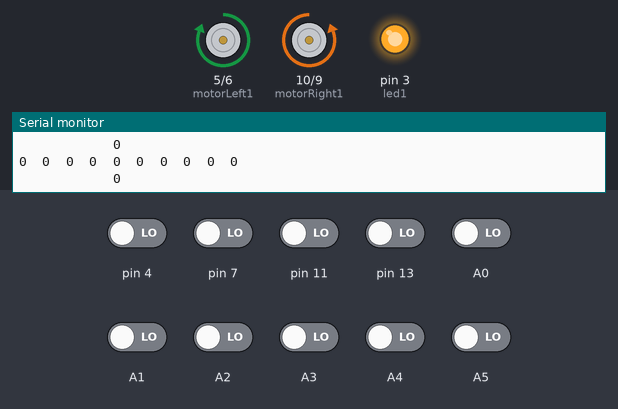
Simulated run of this sketch. Board: Arduino Uno, built with avr-gcc and run on an emulated ATmega328P. Shown: motor-driver pin pairs drawn as motors (green arrow = first pin HIGH = forward, orange = second pin HIGH = backward, longer = more drive), output pins drawn as LEDs (lit = HIGH), the last lines printed to the serial monitor. Inputs (shaded band) come from the test bench; at power-on: A0–5, pin 4, pin 7, pin 11, pin 13 LOW.

Above: at 11.3 s.
11.4 s: A2 driven HIGH
At 11.9 s:
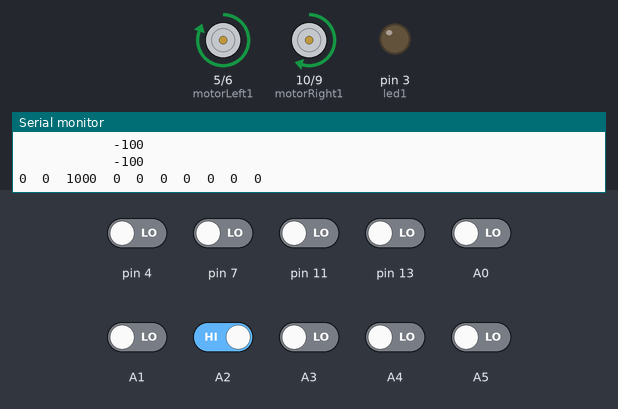
13.0 s: pin 7 driven HIGH
At 13.6 s:
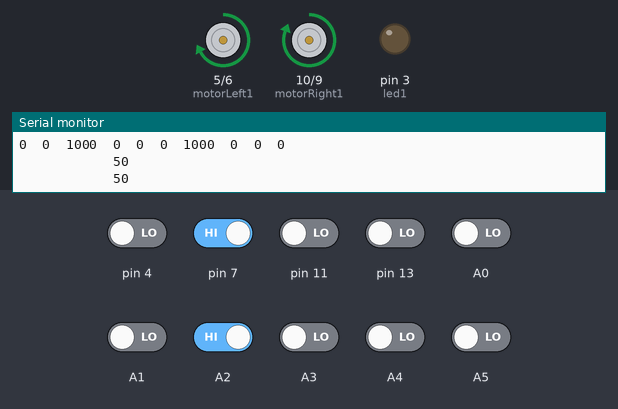
14.5 s: pin 11 driven HIGH
At 14.9 s:
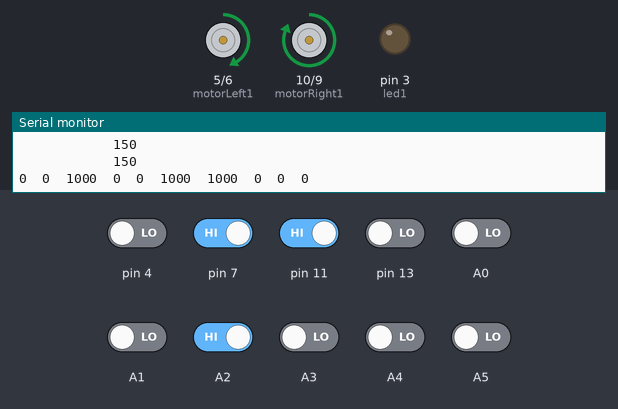
16.1 s: pin 13 driven HIGH
At 17.0 s:
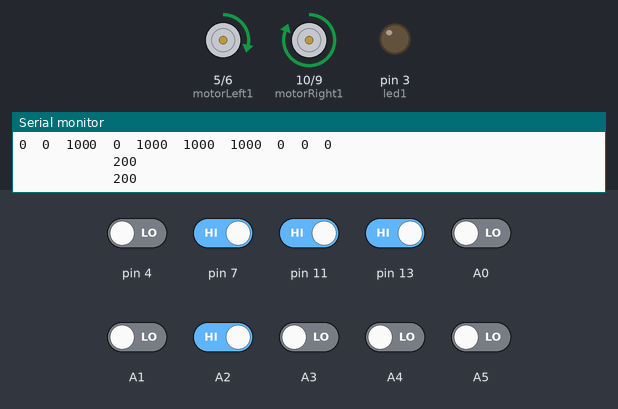
17.7 s: pin 11 driven LOW
At 18.8 s:
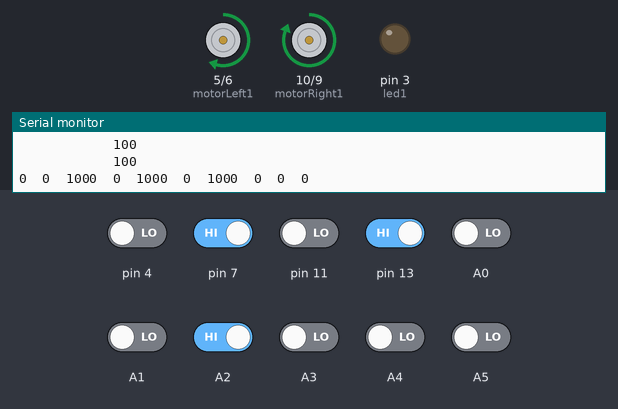
19.2 s: pin 4 driven HIGH
At 20.0 s:
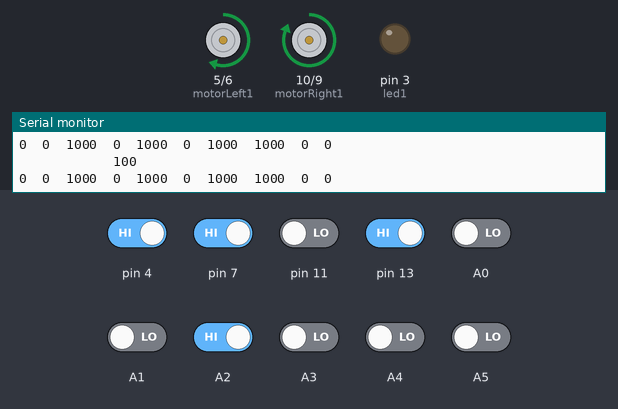
Timing chart, 0 to 21.7 s (numbered marks = the images above; inputs shaded):
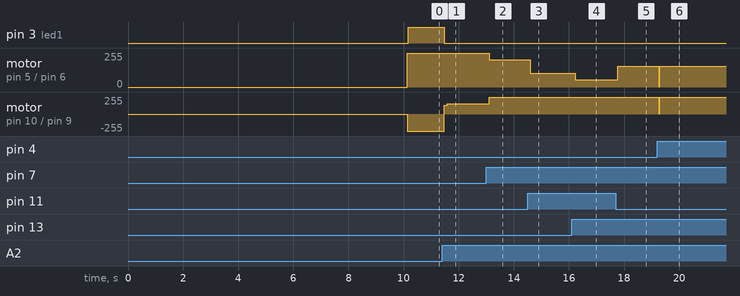

Measured:
- after the input at 11.4 s, pin 3 (led1): HIGH → LOW after 0.08 s; motor on pin 10 (motorRight1) / pin 9 (motorRight2): backward 255/255 → forward 135/255 after 0.08 s, → forward 155/255 0.10 s later
- after the input at 13.0 s, motor on pin 5 (motorLeft1) / pin 6 (motorLeft2): forward 255/255 → forward 205/255 after 0.10 s; motor on pin 10 (motorRight1) / pin 9 (motorRight2): forward 155/255 → forward 255/255 after 0.10 s
- after the input at 14.5 s, motor on pin 5 (motorLeft1) / pin 6 (motorLeft2): forward 205/255 → forward 105/255 after 0.10 s
- after the input at 16.1 s, motor on pin 5 (motorLeft1) / pin 6 (motorLeft2): forward 105/255 → forward 55/255 after 0.13 s
- after the input at 17.7 s, motor on pin 5 (motorLeft1) / pin 6 (motorLeft2): forward 55/255 → forward 155/255 after 0.08 s
- after the input at 19.2 s, motor on pin 5 (motorLeft1) / pin 6 (motorLeft2): forward 155/255 → stopped after 0.07 s, → forward 155/255 0.01 s later; motor on pin 10 (motorRight1) / pin 9 (motorRight2): forward 255/255 → stopped after 0.07 s, → forward 255/255 0.01 s later

The sketch:

Ready3.ino
```cpp
#include <QTRSensors.h>

int RUN = 0;

const int motorRight1 = 10;
const int motorRight2 = 9;

const int motorLeft1 = 5;
const int motorLeft2 = 6;


int x = 10; // delay value= 100 !!!

int led1 = 3;

int sPeed = 255;

float Kp = 5;
float Kd = 1;
float Ki = 0;

//
int preverror = 0;
int error = 0;
int derror = 0;
int ierror = 0;

int U;


#define NUM_SENSORS   10    // number of sensors used
#define TIMEOUT       2500  // waits for 2500 microseconds for sensor outputs to go low
#define EMITTER_PIN   2     // emitter is controlled by digital pin 2

// sensors 0 through 7 are connected to digital pins 3 through 10, respectively
QTRSensorsRC qtrrc((unsigned char[]) { A5, A4, A2, A0, 13, 11,  7, 4, A1, A3 }, //{A5, A4, A3, A2, A1, A0, 5, 7, 8, 11, 12 , 13},
  NUM_SENSORS, TIMEOUT, EMITTER_PIN);
unsigned int sensorValues[NUM_SENSORS];


void setup()
{
  pinMode(led1,OUTPUT); // ledPin
  pinMode(motorRight1, OUTPUT);
  pinMode(motorRight2, OUTPUT);
  pinMode(motorLeft1, OUTPUT);
  pinMode(motorLeft2, OUTPUT);

  calibration();

}


void loop()
{
  readIR();
  computePID();
  moveForward();
  if ( sensorValues[0] > 500 && sensorValues[1] > 500 && sensorValues[2] > 500 && sensorValues[3] > 500 && sensorValues[4] > 500 && sensorValues[5] > 500 && sensorValues[6] > 500 && sensorValues[7] > 500 && sensorValues[8] > 500 && sensorValues[9] > 500) leftHandEnd();

  if(sensorValues[0] > 500 && sensorValues[3] > 500)leftHandLeft2();
  else if (sensorValues[0] > 500 && sensorValues[3] < 500) leftHandLeft();
  else if (sensorValues[7] > 500 && sensorValues[3] > 500)leftHandRightStraight();
  else if (sensorValues[7] > 500) leftHandRight();
  else if ( sensorValues[1] < 500 && sensorValues[2] < 500 && sensorValues[3] < 500 && sensorValues[4] < 500 && sensorValues[5] < 500 && sensorValues[6] < 500  ) leftHandUturn();


}


void calibration()
{
  //delay(500);
  //pinMode(13, OUTPUT);
  //digitalWrite(13, HIGH);    // turn on Arduino's LED to indicate we are in calibration mode
  for (int i = 0; i < 400; i++)  // make the calibration take about 10 seconds
  {
    qtrrc.calibrate();       // reads all sensors 10 times at 2500 us per read (i.e. ~25 ms per call)
  }
  //digitalWrite(13, LOW);     // turn off Arduino's LED to indicate we are through with calibration

  // print the calibration minimum values measured when emitters were on
  Serial.begin(9600);
  for (int i = 0; i < NUM_SENSORS; i++)
  {
    Serial.print(qtrrc.calibratedMinimumOn[i]);
    Serial.print(' ');
  }
  Serial.println();

  // print the calibration maximum values measured when emitters were on
  for (int i = 0; i < NUM_SENSORS; i++)
  {
    Serial.print(qtrrc.calibratedMaximumOn[i]);
    Serial.print(' ');
  }
  Serial.println();
  Serial.println();
  delay(100); //delay(1000);

}

void readIR()
{
  // read calibrated sensor values and obtain a measure of the line position from 0 to 5000
  // To get raw sensor values, call:
  //  qtrrc.read(sensorValues); instead of unsigned int position = qtrrc.readLine(sensorValues);
  unsigned int position = qtrrc.readLine(sensorValues);

  // print the sensor values as numbers from 0 to 1000, where 0 means maximum reflectance and
  // 1000 means minimum reflectance, followed by the line position
  for (unsigned char i = 0; i < NUM_SENSORS; i++)
  {
    Serial.print(sensorValues[i]);
    Serial.print('\t');
  }
  ///////////////////////////////////////////////////////////////////////////////////////////////////////////////////////////////
  Serial.println(); // uncomment this line if you are using raw values
  //Serial.print('   ');
  //Serial.print(position); // comment this line out if you are using raw values

  computePID();
}


void computePID()
{
  error =    (-3*sensorValues[1]) + (-2*sensorValues[2]) + (-1*sensorValues[3]) + (1*sensorValues[4]) + (2*sensorValues[5]) + (3*sensorValues[6]);
  derror = error - preverror;
  ierror += error;
  U = Kp * error + Kd * derror + Ki * ierror;
  preverror = error;

  U = U/100;
  Serial.print("            ");
  Serial.println(U);

}


void moveForward()
{


  if(U>=0)
  {
    analogWrite(motorRight1, sPeed);
    analogWrite(motorRight2, 0);
    analogWrite(motorLeft1, sPeed-U);
    analogWrite(motorLeft2, 0);
  }

  else if(U<0)
  {
    analogWrite(motorRight1, sPeed+U);
    analogWrite(motorRight2, 0);
    analogWrite(motorLeft1, sPeed);
    analogWrite(motorLeft2, 0);
  }

}

void moveLeftSharpTurn(){

  analogWrite(motorRight1, 0);
  analogWrite(motorRight2, sPeed);
  analogWrite(motorLeft1, sPeed);
  analogWrite(motorLeft2, 0);
}


void moveRightSharpTurn(){

  analogWrite(motorRight1, sPeed);
  analogWrite(motorRight2, 0);
  analogWrite(motorLeft1, 0);
  analogWrite(motorLeft2, sPeed);
}


void moveStop(){

  analogWrite(motorRight1, 0);
  analogWrite(motorRight2, 0);
  analogWrite(motorLeft1, 0);
  analogWrite(motorLeft2, 0);
}


void leftHandLeft()
{
    moveStop();
    delay(x);


    while( sensorValues[0] > 500 )
    {
      moveForward();
      readIR();
    }

    //delay(100);

    while( sensorValues[3] < 500 )
    {
      moveLeftSharpTurn();
      readIR();
      digitalWrite(led1, HIGH);
    }
    digitalWrite(led1, LOW);
}


void leftHandLeft2()
{
    moveStop();
    delay(x);


    while( sensorValues[0] > 500 )
    {
      moveForward();
      readIR();
    }

    //delay(100);

    while( sensorValues[3]>500)
    {
      moveLeftSharpTurn();
      readIR();
    }

    while( sensorValues[3] < 500 )
    {
      moveLeftSharpTurn();
      readIR();
       digitalWrite(led1, HIGH);
    }
     digitalWrite(led1, LOW);
}


void leftHandRight()  ///////////////////////////////////////////////////////////////
{
    moveStop();
    delay(x);


    while( sensorValues[7] > 500 )
    {
      moveForward();
      readIR();
    }


    while( sensorValues[4] < 500 )
    {
      moveRightSharpTurn();
      readIR();
      digitalWrite(led1, HIGH);
    }
    digitalWrite(led1, LOW);
}


 void leftHandRightStraight()
{
   while(sensorValues[7] > 500)
   {
      readIR();
      sensorValues[6] = sensorValues[1];
      moveForward();
       digitalWrite(led1, HIGH);
   }
    digitalWrite(led1, LOW);
}


void leftHandUturn()
{
  while (sensorValues[2] < 500)
  {
    moveLeftSharpTurn();
    readIR();
    digitalWrite(led1, HIGH);
  }
   digitalWrite(led1, LOW);
  moveForward();
  delay(100);

}

void leftHandEnd()
{
  moveStop();
  digitalWrite(led1, HIGH);
  delay(1000);
  digitalWrite(led1, LOW);
  delay(1000);
  digitalWrite(led1, HIGH);
  delay(1000);
  digitalWrite(led1, LOW);
}
```
